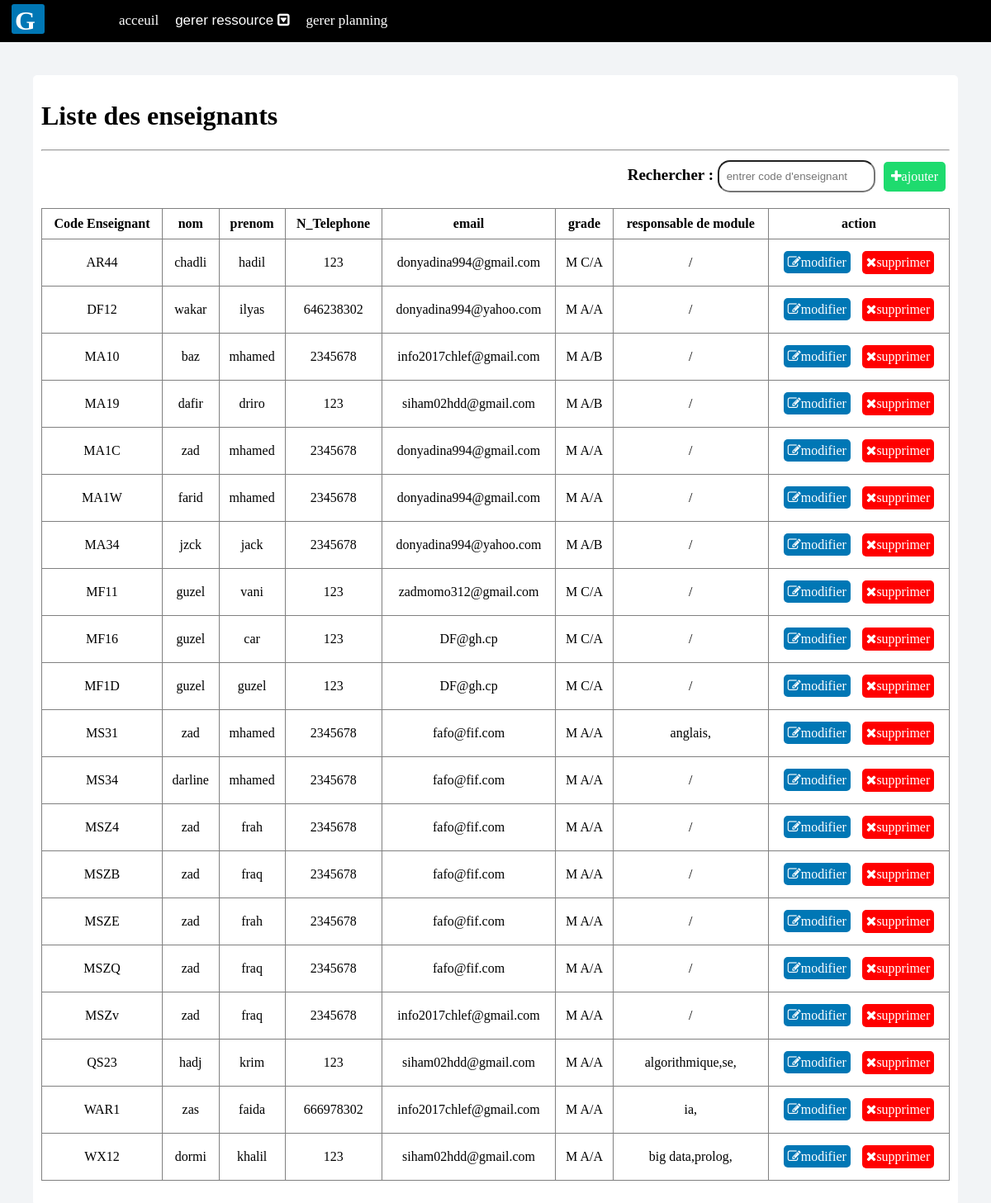
/crudEns.php, run on the app's committed database.
### tables this page shows
CREATE TABLE `enseignant` (
  `id_e` char(4) NOT NULL,
  `nom_e` varchar(45) NOT NULL,
  `prenom_e` varchar(45) NOT NULL,
  `email` varchar(100) NOT NULL,
  `N_Tel` int(11) NOT NULL,
  `grade` enum('M A/A','M A/B','M C/A','M C/B','vacataire') NOT NULL,
  `limite_horaire` int(11) NOT NULL DEFAULT 0,
  `identifiant` char(7) DEFAULT NULL
);

CREATE TABLE `module` (
  `id_module` int(11) NOT NULL,
  `nom_module` varchar(45) NOT NULL,
  `id_e` char(4) DEFAULT NULL,
  `id_n` int(11) NOT NULL,
  `id_h` int(11) NOT NULL DEFAULT 0,
  `id_p` int(11) DEFAULT NULL
);

### crudEns.php (the view, shortened to what this page needs)
<!DOCTYPE html>
<html>
<head>
		<link rel="stylesheet" type="text/css" href="pA.css">
			<link rel="stylesheet" href="https://maxcdn.bootstrapcdn.com/font-awesome/4.7.0/css/font-awesome.min.css">
</head>
<body>
 <?php require_once 'dash.php'; ?>
	<div class="io">
<h1>Liste des enseignants</h1>
<hr>
 <div class="df">
	 	<label> Rechercher : </label>
	 	 <input type="text" id="myInput" onkeyup="myFunction()" placeholder=" entrer code d'enseignant ">
	 <a id="rsw" href="ajout_ens.php"><i class="fa fa-plus"></i>ajouter</a>
	 </div>
<table border="1" width="100%" id="myTable">
	<tr>
		<th>Code Enseignant</th>
		<th>nom</th>
        <th>prenom</th>
        <th>N_Telephone</th>
        <th>email</th>
        <th>grade</th>
          <th>responsable de module</th>
	<th id="at">action</th>
	</tr>
	 <?php
  require_once 'model.php';
  $q=$bd->query("select * from enseignant");
  while ($t=$q->fetch()){
  ?>
  <tr>
	<td><?php echo $t['id_e'];?></td>
	<td><?php echo $t['nom_e'];?></td>
	<td><?php echo $t['prenom_e'];?></td>
	<td><?php echo $t['N_Tel'];?></td>
	<td><?php echo $t['email'];?></td>
	<td><?php echo $t['grade'];?></td>
	<td><?php
	 $dj=$bd->query("select * from module where id_e='".$t['id_e']."'");
	 $r=$bd->query("select count(*) as s from module where id_e='".$t['id_e']."'");
	$g=$r->fetch();
       if ($g['s'] == 0) {
           echo "/";
        }
      else{
        while ($g=$dj->fetch()) {
         echo $g['nom_module'].",";
        }
      }
	?></td>
		<td>
             <a id="ml" href="modifier_ens.php?id=<?php echo $t['id_e'];?>&ne=<?php echo $t['nom_e'];?>&p=<?php echo $t['prenom_e'];?>&tn=<?php echo $t['N_Tel'];?>&e=<?php echo $t['email'];?>&g=<?php echo $t['grade'];?>"> <i class="fa fa-edit"></i>modifier</a>
			<button id="s" onclick="delete_r('deleteEns.php?id=','<?php echo $t['id_e'];?>')">
				<i class="fa fa-times"></i>supprimer
			</button>
		</td>
		<?php }
  ?></tr>
	</div>
</body>
</html>

### pA.css (style rules this page uses)
table { margin-top: 40px; width: 100%; text-align: center; border-collapse: collapse; }
th,td { padding: 9px; }
#at { width: 200px; }
#s { background-color: red; border: none; }
#ml { background-color: #0077b5; }
#rsw { background-color: #1edb6e; padding: 9px; float: right; }
.df > label { font-weight: bold; font-size: 19px; margin:10px 5px 0 0; }
.df > input { padding: 5px; height: 25px; margin:3px 5px 0 0; border-radius: 15px; }
.df { margin-bottom: 15px; float: right; display: flex; }
.io a,.io button { border-radius: 5px; text-decoration: none; color: white; padding: 5px; font-size: 16px; font-family: 'Crimson Text', serif; margin: 5px; }
.io { color: black; background-color: white; padding: 10px; padding-bottom: 30px; margin: 40px; border-radius: 5px; }

### h.css (style rules this page uses)
body { color: white; margin: 0; background-image: linear-gradient(rgb(0,0,0),rgba(0,0,0,0.6), rgb(0,0,0)) ,url("Capture.JPG"); background-size: cover; }
html { width: 100%; height: 100%; }

### o.css (style rules this page uses)
body { margin: 0; background-color: #f2f4f6; background-image: none; }

### crudEns.php (style rules this page uses)
.io { color: black; }

### data on the page
enseignant: id_e "AR44", nom_e "chadli", prenom_e "hadil", N_Tel "123", email "donyadina994@gmail.com", grade "M C/A"
enseignant: id_e "DF12", nom_e "wakar", prenom_e "ilyas", N_Tel "646238302", email "donyadina994@yahoo.com", grade "M A/A"
enseignant: id_e "MA10", nom_e "baz", prenom_e "mhamed", N_Tel "2345678", email "info2017chlef@gmail.com", grade "M A/B"
enseignant: id_e "MA19", nom_e "dafir", prenom_e "driro", N_Tel "123", email "siham02hdd@gmail.com", grade "M A/B"
enseignant: id_e "MA1C", nom_e "zad", prenom_e "mhamed", N_Tel "2345678", email "donyadina994@gmail.com", grade "M A/A"
enseignant: id_e "MA1W", nom_e "farid", prenom_e "mhamed", N_Tel "2345678", email "donyadina994@gmail.com", grade "M A/A"
enseignant: id_e "MA34", nom_e "jzck", prenom_e "jack", N_Tel "2345678", email "donyadina994@yahoo.com", grade "M A/B"
enseignant: id_e "MF11", nom_e "guzel", prenom_e "vani", N_Tel "123", email "zadmomo312@gmail.com", grade "M C/A"
enseignant: id_e "MF16", nom_e "guzel", prenom_e "car", N_Tel "123", email "DF@gh.cp", grade "M C/A"
enseignant: id_e "MF1D", nom_e "guzel", prenom_e "guzel", N_Tel "123", email "DF@gh.cp", grade "M C/A"
enseignant: id_e "MS31", nom_e "zad", prenom_e "mhamed", N_Tel "2345678", email "fafo@fif.com", grade "M A/A"
module: nom_module "anglais"
enseignant: id_e "MS34", nom_e "darline", prenom_e "mhamed", N_Tel "2345678", email "fafo@fif.com", grade "M A/A"
enseignant: id_e "MSZ4", nom_e "zad", prenom_e "frah", N_Tel "2345678", email "fafo@fif.com", grade "M A/A"
enseignant: id_e "MSZB", nom_e "zad", prenom_e "fraq", N_Tel "2345678", email "fafo@fif.com", grade "M A/A"
enseignant: id_e "MSZE", nom_e "zad", prenom_e "frah", N_Tel "2345678", email "fafo@fif.com", grade "M A/A"
enseignant: id_e "MSZQ", nom_e "zad", prenom_e "fraq", N_Tel "2345678", email "fafo@fif.com", grade "M A/A"
enseignant: id_e "MSZv", nom_e "zad", prenom_e "fraq", N_Tel "2345678", email "info2017chlef@gmail.com", grade "M A/A"
enseignant: id_e "QS23", nom_e "hadj", prenom_e "krim", N_Tel "123", email "siham02hdd@gmail.com", grade "M A/A"
module: nom_module "algorithmique"
module: nom_module "se"
enseignant: id_e "WAR1", nom_e "zas", prenom_e "faida", N_Tel "666978302", email "info2017chlef@gmail.com", grade "M A/A"
module: nom_module "ia"
enseignant: id_e "WX12", nom_e "dormi", prenom_e "khalil", N_Tel "123", email "siham02hdd@gmail.com", grade "M A/A"
module: nom_module "big data"
module: nom_module "prolog"
